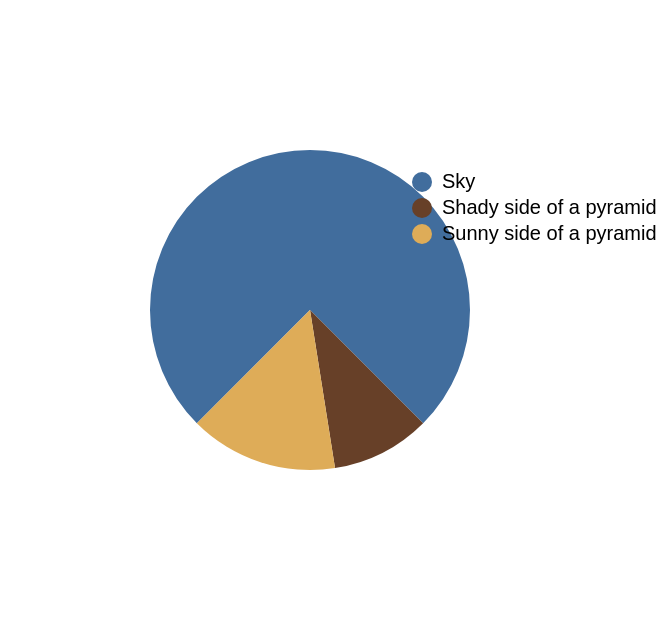

Source (Vega-Lite JSON):
### Vega-Lite specification from a JSON file in a GitHub repository (floating-point values rounded to 4 significant figures)
{"$schema": "https://vega.github.io/schema/vega-lite/v6.json", "description": "Reproducing http://robslink.com/SAS/democd91/pyramid_pie.htm", "data": {"values": [{"category": "Sky", "value": 75, "order": 3}, {"category": "Shady side of a pyramid", "value": 10, "order": 1}, {"category": "Sunny side of a pyramid", "value": 15, "order": 2}]}, "mark": {"type": "arc", "outerRadius": 80}, "encoding": {"theta": {"field": "value", "type": "quantitative", "scale": {"range": [2.356, 8.639]}, "stack": true}, "color": {"field": "category", "type": "nominal", "scale": {"domain": ["Sky", "Shady side of a pyramid", "Sunny side of a pyramid"], "range": ["#416D9D", "#674028", "#DEAC58"]}, "legend": {"orient": "none", "title": null, "columns": 1, "legendX": 200, "legendY": 80}}, "order": {"field": "order"}}}
